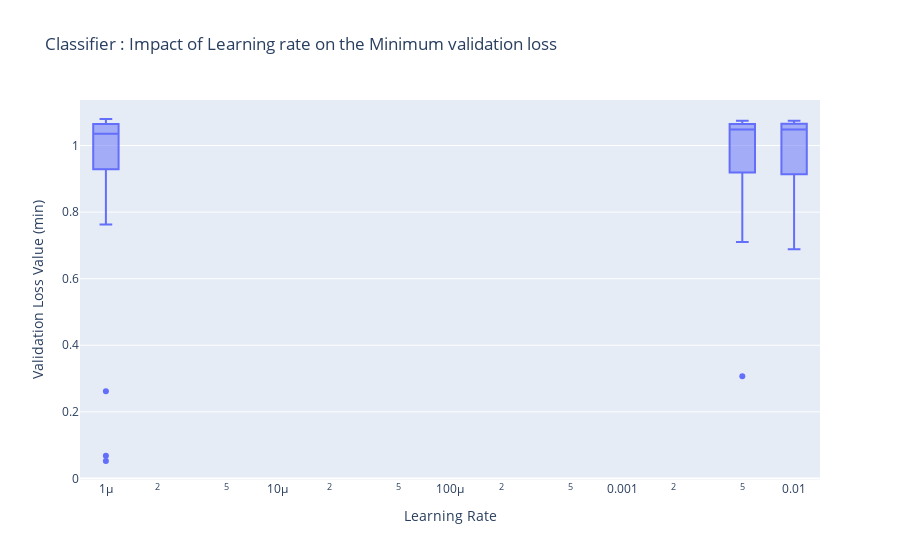

This figure's notebook cell:
### Code cell
fig = go.Figure(layout = {
   "xaxis":{
       "domain" : [0,1],
       "type" : "log",
       "categoryorder" : "median ascending",
       "title" : "Learning Rate"
    },
   "yaxis":{"title" : "Validation Loss Value (min)"},
   "title" : {"text" : "Classifier : Impact of Learning rate on the Minimum validation loss"},
})
fig.add_trace( go.Box(
                x = results["model_train_classifier_learning_rate"], 
                y = results["min_valid_loss"],
                xaxis='x',
                name = "Validation"
))

fig

### Figure 1 — Plotly figure (JSON) as saved in the notebook; plotly's stock layout.template omitted (floating-point values rounded to 4 significant figures)
{"data": [{"name": "Validation", "type": "box", "x": [1e-06, 0.01, 0.01, 0.01, 0.005, 0.005, 0.01, 1e-06, 0.01, 0.01, 0.005, 0.005, 0.005, 0.01, 0.01, 0.01, 1e-06, 0.005, 0.005, 1e-06, 0.005, 0.01, 1e-06, 0.005, 0.005, 0.005, 0.005, 0.005, 0.01, 1e-06, 1e-06, 1e-06, 0.005, 0.005, 1e-06, 1e-06, 0.005, 1e-06, 1e-06, 0.01, 0.01, 0.005, 1e-06, 0.01, 1e-06, 0.005, 1e-06, 0.01, 0.01, 0.005, 0.01, 0.005, 0.01, 1e-06, 0.005, 0.005, 0.01, 0.005, 1e-06, 0.005, 0.005, 0.01, 0.01, 0.01, 1e-06, 0.005, 0.01, 0.01, 0.01, 1e-06, 0.005, 1e-06, 0.01, 1e-06, 1e-06, 0.01, 0.005, 1e-06, 1e-06, 0.005, 0.005, 0.01, 0.005, 0.01, 0.005, 0.01, 0.01, 1e-06, 1e-06, 1e-06, 0.005, 0.005, 1e-06, 0.01, 0.005, 0.005, 0.005, 0.005, 0.005, 1e-06], "xaxis": "x", "y": [1.035, 0.6887, 1.067, 1.066, 1.065, 0.8039, 1.072, 1.067, 1.046, 0.8217, 1.063, 0.8123, 1.021, 1.059, 0.7934, 1.07, 1.032, 1.055, 1.031, 1.06, 0.8512, 1.065, 1.018, 1.071, 1.058, 1.069, 0.9166, 1.008, 0.8349, 1.07, 0.0523, 1.068, 1.058, 0.7967, 1.079, 1.053, 1.067, 0.9644, 1.074, 1.065, 1.061, 0.8207, 1.021, 1.044, 0.262, 1.071, 0.9276, 1.051, 0.8762, 1.038, 1.07, 1.058, 0.8998, 0.06775, 1.074, 0.9254, 0.9278, 1.066, 0.7629, 0.8959, 0.7101, 0.7903, 1.058, 1.075, 1.031, 1.066, 1.042, 1.061, 1.011, 1.032, 0.9841, 1.059, 1.02, 1.053, 1.08, 0.7433, 1.039, 1.055, 1.066, 1.048, 1.063, 1.071, 1.064, 1.072, 0.7799, 1.023, 1.054, 0.908, 1.064, 1.056, 1.056, 1.028, 0.8165, 1.043, 1.022, 1.065, 1.073, 1.062, 0.3067, 0.9296]}], "layout": {"title": {"text": "Classifier : Impact of Learning rate on the Minimum validation loss"}, "xaxis": {"categoryorder": "median ascending", "domain": [0, 1], "title": {"text": "Learning Rate"}, "type": "log"}, "yaxis": {"title": {"text": "Validation Loss Value (min)"}}}}
